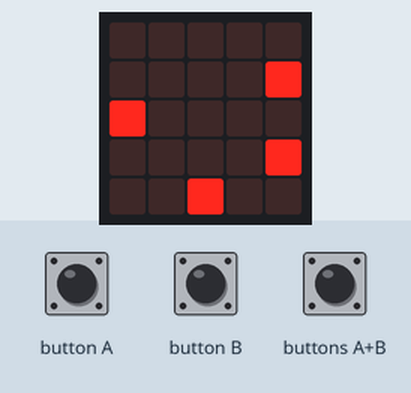
Bench run of a program on a simulated BBC micro:bit (MakeCode). Shown: the board's 5×5 LED display. The test bench sets the inputs (shaded band). Random numbers come from a fixed seed; the short countdown, score and lost-life animations are approximate.

Above: at 0.93 s.
1.3 s: button A pressed for 0.15 s
At 1.74 s:
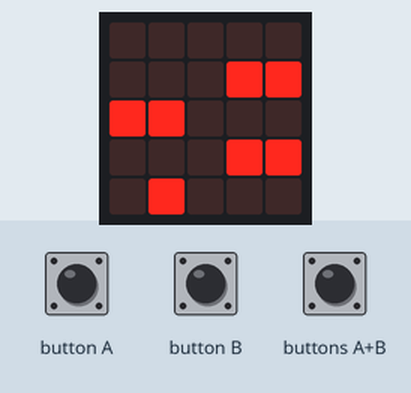
2.0 s: button B pressed for 0.15 s
At 2.54 s:
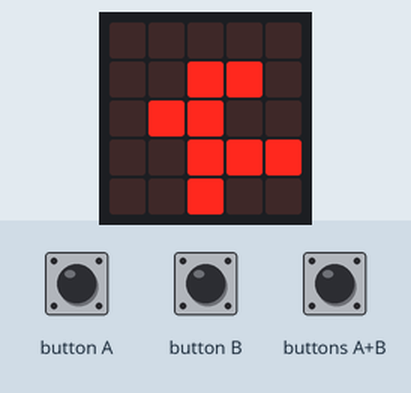
2.7 s: button A pressed for 0.15 s
At 3.3 s:
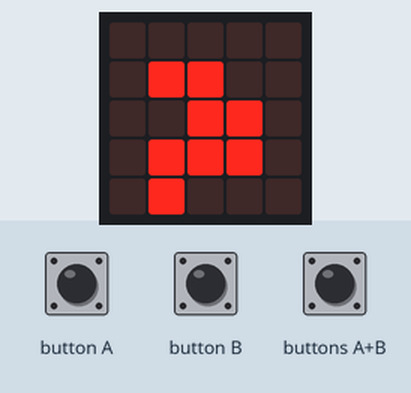
3.4 s: buttons A+B pressed for 0.15 s
At 5.31 s:
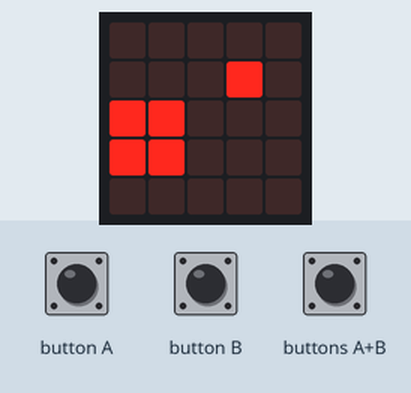
Timing chart, 0 to 6.8 s (numbered marks = the images above; inputs shaded):
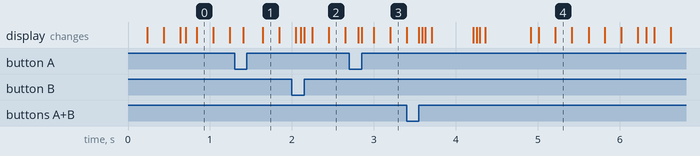

The program:

main.ts
```typescript
let 車車車車車1: number[] = []
let 車子list: game.LedSprite[] = []
let 車車車車車2: number[] = []
let 車子list2: game.LedSprite[] = []
let 車車車車車3: number[] = []
let frog: game.LedSprite = null
let 被撞飛號 = 0
let 分身號 = 0
function cars () {
    if (車車車車車1.pop() == 1) {
        車子list.push(game.createSprite(4, 1))
    }
    if (車車車車車2.pop() == 1) {
        車子list2.push(game.createSprite(0, 2))
    }
    if (車車車車車3.pop() == 1) {
        車子list.push(game.createSprite(4, 3))
    }
}
input.onButtonPressed(Button.A, function () {
    frog.change(LedSpriteProperty.X, -1)
    被撞飛號 = 0
    for (let index = 0; index < 車子list.length; index++) {
        if (frog.isTouching(車子list[被撞飛號])) {
            game.removeLife(1)
        }
        被撞飛號 += 1
    }
    被撞飛號 = 0
    for (let index = 0; index < 車子list2.length; index++) {
        if (frog.isTouching(車子list2[被撞飛號])) {
            game.removeLife(1)
        }
        被撞飛號 += 1
    }
})
input.onButtonPressed(Button.AB, function () {
    frog.change(LedSpriteProperty.Y, -1)
    被撞飛號 = 0
    for (let index = 0; index < 車子list.length; index++) {
        if (frog.isTouching(車子list[被撞飛號])) {
            game.removeLife(1)
        }
        被撞飛號 += 1
    }
    被撞飛號 = 0
    for (let index = 0; index < 車子list2.length; index++) {
        if (frog.isTouching(車子list2[被撞飛號])) {
            game.removeLife(1)
        }
        被撞飛號 += 1
    }
})
input.onButtonPressed(Button.B, function () {
    frog.change(LedSpriteProperty.X, 1)
    被撞飛號 = 0
    for (let index = 0; index < 車子list.length; index++) {
        if (frog.isTouching(車子list[被撞飛號])) {
            game.removeLife(1)
        }
        被撞飛號 += 1
    }
    被撞飛號 = 0
    for (let index = 0; index < 車子list2.length; index++) {
        if (frog.isTouching(車子list2[被撞飛號])) {
            game.removeLife(1)
        }
        被撞飛號 += 1
    }
})
basic.forever(function () {
    車車車車車1 = []
    車車車車車2 = []
    車車車車車3 = []
    車子list = []
    車子list2 = []
    game.setLife(3)
    frog = game.createSprite(2, 4)
    frog.set(LedSpriteProperty.Blink, 200)
    while (!(frog.get(LedSpriteProperty.Y) == 0)) {
        分身號 = 0
        for (let index = 0; index < 車子list.length; index++) {
            if (車子list[分身號].get(LedSpriteProperty.X) == 0) {
                車子list[分身號].delete()
            }
            車子list[分身號].change(LedSpriteProperty.X, -1)
            if (frog.isTouching(車子list[分身號])) {
                game.removeLife(1)
            }
            分身號 += 1
        }
        分身號 = 0
        for (let index = 0; index < 車子list2.length; index++) {
            if (車子list2[分身號].get(LedSpriteProperty.X) == 4) {
                車子list2[分身號].delete()
            }
            車子list2[分身號].change(LedSpriteProperty.X, 1)
            if (frog.isTouching(車子list2[分身號])) {
                game.removeLife(1)
            }
            分身號 += 1
        }
        cars()
        basic.pause(700)
    }
    分身號 = 0
    for (let index = 0; index < 車子list.length; index++) {
        車子list[分身號].delete()
        分身號 += 1
    }
    分身號 = 0
    for (let index = 0; index < 車子list2.length; index++) {
        車子list2[分身號].delete()
        分身號 += 1
    }
    frog.delete()
    game.addScore(1)
})
basic.forever(function () {
    for (let index = 0; index < randint(1, 3); index++) {
        車車車車車1.unshift(1)
    }
    for (let index = 0; index < randint(2, 4); index++) {
        車車車車車1.unshift(0)
    }
    for (let index = 0; index < randint(1, 3); index++) {
        車車車車車2.unshift(1)
    }
    for (let index = 0; index < randint(2, 4); index++) {
        車車車車車2.unshift(0)
    }
    for (let index = 0; index < randint(1, 3); index++) {
        車車車車車3.unshift(1)
    }
    for (let index = 0; index < randint(2, 4); index++) {
        車車車車車3.unshift(0)
    }
})
```

test.ts
```typescript
// 在這裡測試；當此封包作為擴充功能時，將不會編譯此內容。
```
